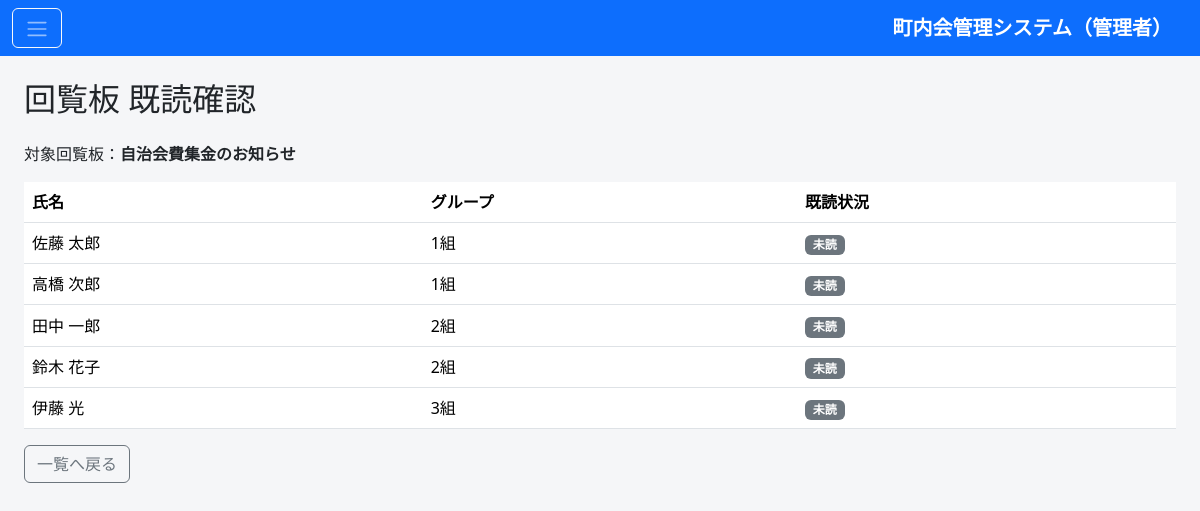
The page /admin/circular_read_status.php?id=1 (signed in) on the database its author committed.
### tables this page shows
CREATE TABLE circulars (
    id              BIGINT UNSIGNED AUTO_INCREMENT PRIMARY KEY,
    title           VARCHAR(200)    NOT NULL,
    body            TEXT            NULL,
    image_path      VARCHAR(255)    NULL,
    start_date      DATE            NOT NULL,
    end_date        DATE            NOT NULL,
    created_at      DATETIME        NOT NULL DEFAULT CURRENT_TIMESTAMP,
    updated_at      DATETIME        NOT NULL DEFAULT CURRENT_TIMESTAMP ON UPDATE CURRENT_TIMESTAMP,
    KEY idx_circulars_period (start_date, end_date)
);

CREATE TABLE members (
    id              BIGINT UNSIGNED AUTO_INCREMENT PRIMARY KEY,
    name            VARCHAR(100)    NOT NULL,
    address         VARCHAR(255)    NOT NULL,
    phone           VARCHAR(20)     NOT NULL,
    email           VARCHAR(255)    NOT NULL,
    password_hash   VARCHAR(255)    NOT NULL,
    family_count    INT UNSIGNED    NOT NULL DEFAULT 1,
    group_id        BIGINT UNSIGNED NULL,
    role            ENUM('none','leader','vice_leader') NOT NULL DEFAULT 'none'
                        COMMENT 'none=役職なし, leader=組長, vice_leader=副組長',
    created_at      DATETIME        NOT NULL DEFAULT CURRENT_TIMESTAMP,
    updated_at      DATETIME        NOT NULL DEFAULT CURRENT_TIMESTAMP ON UPDATE CURRENT_TIMESTAMP,
    UNIQUE KEY uq_members_email (email),
    KEY idx_members_group_id (group_id),
    CONSTRAINT fk_members_group
        FOREIGN KEY (group_id) REFERENCES member_groups(id) ON DELETE SET NULL
);

CREATE TABLE member_groups (
    id              BIGINT UNSIGNED AUTO_INCREMENT PRIMARY KEY,
    name            VARCHAR(50)     NOT NULL COMMENT '例: 1組, 2組, 3組',
    sort_order      INT             NOT NULL DEFAULT 0,
    is_active       TINYINT(1)      NOT NULL DEFAULT 1 COMMENT 'グループ管理のフラグ管理に対応',
    created_at      DATETIME        NOT NULL DEFAULT CURRENT_TIMESTAMP,
    updated_at      DATETIME        NOT NULL DEFAULT CURRENT_TIMESTAMP ON UPDATE CURRENT_TIMESTAMP,
    UNIQUE KEY uq_member_groups_name (name)
);

### admin/circular_read_status.php (the view, shortened to what this page needs)
<?php
$pdo = Database::connection();
$id = (int) ($_GET['id'] ?? 0);
$stmt = $pdo->prepare('SELECT title FROM circulars WHERE id = :id');
$stmt->execute(['id' => $id]);
$circular = $stmt->fetch();
require __DIR__ . '/includes/header.php';
$stmt = $pdo->prepare(
    'SELECT m.name, g.name AS group_name, (cr.id IS NOT NULL) AS is_read
     FROM members m
     LEFT JOIN member_groups g ON g.id = m.group_id
     LEFT JOIN circular_reads cr ON cr.circular_id = :id AND cr.member_id = m.id
     ORDER BY g.sort_order, m.name'
);
$stmt->execute(['id' => $id]);
$members = $stmt->fetchAll();
?>
<p class="mb-3">対象回覧板：<strong><?php echo htmlspecialchars($circular['title']); ?></strong></p>
<table class="table table-hover bg-white align-middle">
  <thead>
    <tr><th>氏名</th><th>グループ</th><th>既読状況</th></tr>
  </thead>
  <tbody>
    <?php foreach ($members as $m): ?>
    <tr>
      <td><?php echo htmlspecialchars($m['name']); ?></td>
      <td><?php echo htmlspecialchars($m['group_name'] ?? '未所属'); ?></td>
      <td>
        <?php if ($m['is_read']): ?>
          <span class="badge bg-success">既読</span>
        <?php else: ?>
          <span class="badge bg-secondary">未読</span>
        <?php endif; ?>
      </td>
    </tr>
    <?php endforeach; ?>
  </tbody>
</table>
<a href="circular_list.php" class="btn btn-outline-secondary">一覧へ戻る</a>
<?php require __DIR__ . '/includes/footer.php'; ?>

### admin/includes/header.php (style rules this page uses)
body { background-color: #f5f6f8; }
.table thead { background-color: #e9ecef; }

### rows shown on the page
circulars: title "自治会費集金のお知らせ"
members: name "佐藤 太郎", group.name "1組"
members: name "高橋 次郎", group.name "1組"
members: name "田中 一郎", group.name "2組"
members: name "鈴木 花子", group.name "2組"
members: name "伊藤 光", group.name "3組"

### other values the page prints
$pageTitle "回覧板 既読確認"
